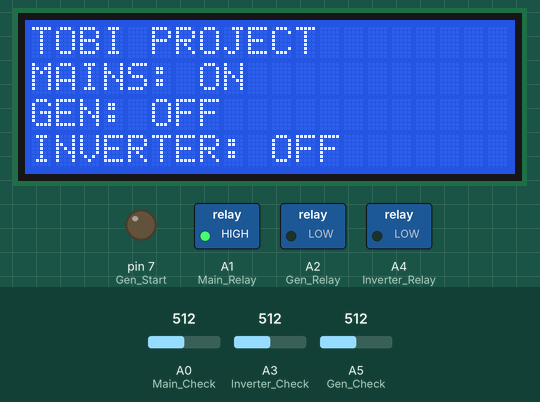
Simulated run of this sketch. Board: Arduino Uno, built with avr-gcc and run on an emulated ATmega328P. Parts: 20×4 character LCD, switched loads named in the sketch (green lamp = pin HIGH), output pins drawn as LEDs (lit = HIGH). The inputs (shaded band) are chosen by the test bench; at power-on: A0 (Main_Check) = 512, A5 (Gen_Check) = 512, A3 (Inverter_Check) = 512.

Above: at 1.2 s.
1.3 s: A0 (Main_Check) set to 345
2.8 s: A0 (Main_Check) set to 311
At 3.8 s:
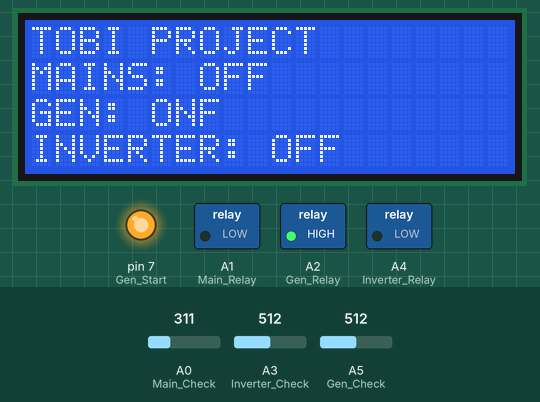
4.3 s: A5 (Gen_Check) set to 341
5.8 s: A5 (Gen_Check) set to 309
At 7.0 s:
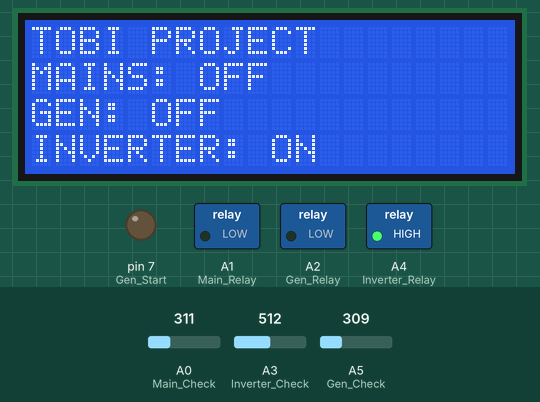
7.3 s: A3 (Inverter_Check) set to 344
8.8 s: A3 (Inverter_Check) set to 311
At 9.4 s:
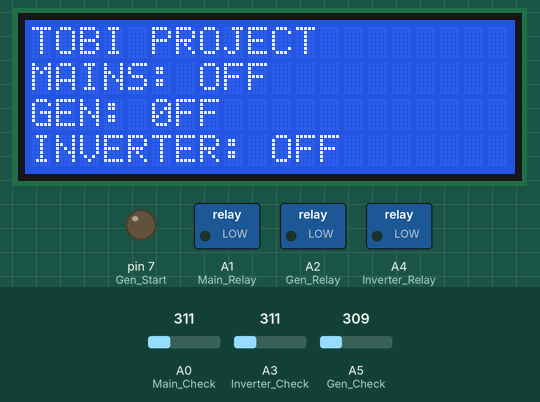
Timing chart, 0 to 11.3 s (numbered marks = the images above; inputs shaded):
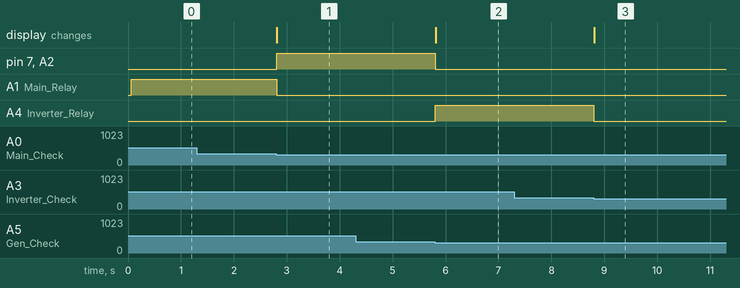

Measured:
- the behaviour switches between 328 and 327 on A0 (Main_Check) (found by bisection; images 0 and 1)
- the behaviour switches between 328 and 327 on A5 (Gen_Check) (found by bisection; images 1 and 2)
- the behaviour switches between 328 and 327 on A3 (Inverter_Check) (found by bisection; images 2 and 3)
- after the input at 1.3 s, every drawn part: stays the same
- after the input at 2.8 s, pin 7 (Gen_Start), A2 (Gen_Relay): LOW → HIGH at once; A1 (Main_Relay): HIGH → LOW at once; the display: changes at once (image 1)
- after the input at 4.3 s, every drawn part: stays the same
- after the input at 5.8 s, pin 7 (Gen_Start), A2 (Gen_Relay): HIGH → LOW at once; A4 (Inverter_Relay): LOW → HIGH at once; the display: changes at once (image 2)
- after the input at 7.3 s, every drawn part: stays the same
- after the input at 8.8 s, A4 (Inverter_Relay): HIGH → LOW at once; the display: changes at once (image 3)

The sketch:

Code-1.0.ino
```cpp
#include <LiquidCrystal.h> //library for LCD

// initialize the library with the numbers of the interface pins
LiquidCrystal lcd(13, 12, 11, 10, 9, 8);

const int Main_Check = A0;
const int Inverter_Check = A3;
const int Gen_Check = A5;
const int Main_Relay = A1;
const int Gen_Relay = A2;
const int Inverter_Relay = A4;
const int Gen_Start = 7;

void setup() {
  pinMode(Gen_Start, OUTPUT);
  pinMode(Main_Relay, OUTPUT);
  pinMode(Gen_Relay, OUTPUT);
  pinMode(Inverter_Relay, OUTPUT);

  lcd.begin(20, 4); // set up the LCD's number of columns and rows:
}

void loop() {
  int mainVoltage = analogRead(Main_Check) * 5.0 / 1023.0 * 5;
  int genVoltage = analogRead(Gen_Check) * 5.0 / 1023.0 * 5;
  int inverterVoltage = analogRead(Inverter_Check) * 5.0 / 1023.0 * 5;

  if (mainVoltage >= 8) {
    // Mains is available
    digitalWrite(Main_Relay, HIGH);
    digitalWrite(Gen_Relay, LOW);
    digitalWrite(Inverter_Relay, LOW);
    digitalWrite(Gen_Start, LOW);
   lcd.setCursor(0,0);
     lcd.print("TOBI PROJECT     ");
     lcd.setCursor(0,1);
  lcd.print("MAINS: ON  ");
  lcd.setCursor(0,2);
  lcd.print("GEN: OFF");
  lcd.setCursor(0,3);
  lcd.print("INVERTER: OFF ");
  } else if (genVoltage >= 8) {
    // Mains is not available, but generator is available
    digitalWrite(Main_Relay, LOW);
    digitalWrite(Gen_Relay, HIGH);
    digitalWrite(Inverter_Relay, LOW);
    digitalWrite(Gen_Start, HIGH);
   lcd.setCursor(0,0);
     lcd.print("TOBI PROJECT     ");
     lcd.setCursor(0,1);
  lcd.print("MAINS: OFF  ");
  lcd.setCursor(0,2);
  lcd.print("GEN: ON");
  lcd.setCursor(0,3);
  lcd.print("INVERTER: OFF ");


  } else if (inverterVoltage >= 8) {
    // Neither mains nor generator is available, but inverter is available
    digitalWrite(Main_Relay, LOW);
    digitalWrite(Gen_Relay, LOW);
    digitalWrite(Inverter_Relay, HIGH);
    digitalWrite(Gen_Start, LOW);
   lcd.setCursor(0,0);
     lcd.print("TOBI PROJECT     ");
     lcd.setCursor(0,1);
  lcd.print("MAINS: OFF  ");
  lcd.setCursor(0,2);
  lcd.print("GEN: OFF");
  lcd.setCursor(0,3);
  lcd.print("INVERTER: ON ");
  } else {
    // No power source is available
    digitalWrite(Main_Relay, LOW);
    digitalWrite(Gen_Relay, LOW);
    digitalWrite(Inverter_Relay, LOW);
    digitalWrite(Gen_Start, LOW);
   lcd.setCursor(0,0);
     lcd.print("TOBI PROJECT     ");
     lcd.setCursor(0,1);
  lcd.print("MAINS: OFF  ");
  lcd.setCursor(0,2);
  lcd.print("GEN: 0FF");
  lcd.setCursor(0,3);
  lcd.print("INVERTER: OFF ");
  }
}
```
